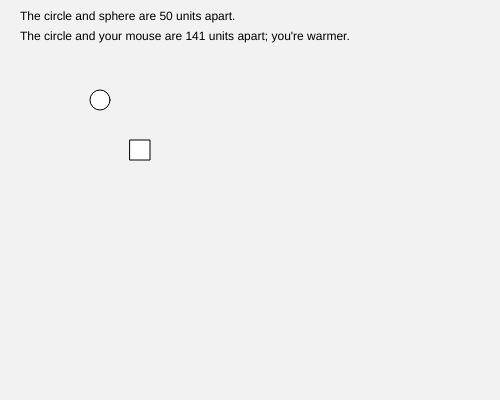
Frame 1 (no input)
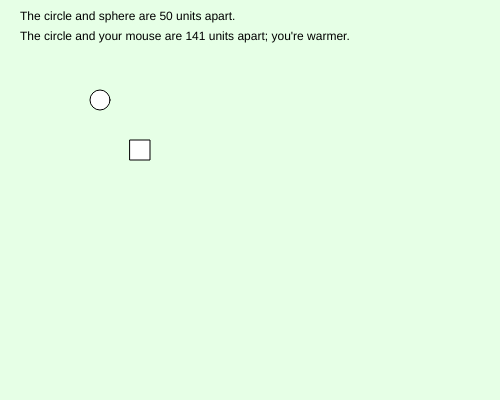
Frame 60 (no input)
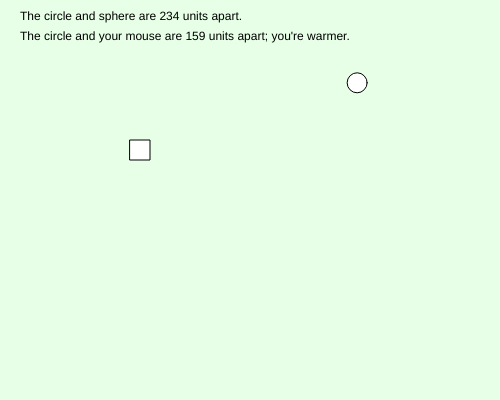
Frame 120 (the mouse pressed at the canvas centre since frame 60)

The p5.js sketch that drew these frames (run headless with seeded random() and noise() and a simulated clock; from frame 60 on, the mouse is pressed at the canvas centre):

// p5.js sketch
// ── sketch.js
let backgroundColor, spherePosition, rectPosition;

function setup() {
  // Canvas & color settings
  createCanvas(500, 400);
  colorMode(HSB, 360, 100, 100);
  backgroundColor = 95;
  // This variable contains a JSON object
  spherePosition = {
    x: 100,
    y: 100,
  };
  rectPosition = {
    x: 130,
    y: 140,
  };
}

function draw() {
  background(backgroundColor);
  ellipse(spherePosition.x, spherePosition.y, 20, 20);
  rect(rectPosition.x, rectPosition.y, 20, 20);
  // line(spherePosition.x, spherePosition.y, rectPosition.x, rectPosition.y)

  let distance1 = computeDistance(spherePosition, rectPosition);
  text(`The circle and sphere are ${round(distance1)} units apart.`, 20, 20);

  let mousePosition = {
    x: mouseX,
    y: mouseY,
  };
  let distance2 = computeDistance(spherePosition, mousePosition);
  let distanceDescription = computeCategoryOfDistance(
    spherePosition,
    mousePosition
  );
  text(
    `The circle and your mouse are ${round(
      distance2
    )} units apart; you're ${distanceDescription}.`,
    20,
    40
  );
}

function computeDistance(point1, point2) {
  let deltaX = point1.x - point2.x;
  let deltaY = point1.y - point2.y;
  let distance = sqrt(deltaX ** 2 + deltaY ** 2);
  return distance; // returns a number
}

function computeCategoryOfDistance(point1, point2) {
  let distance = computeDistance(point1, point2);
  if (distance > 200) {
    backgroundColor = color(240, 10, 100);
    return "cold";
  } else if (distance > 50) {
    backgroundColor = color(120, 10, 100);
    return "warmer";
  } else {
    backgroundColor = color(0, 10, 100);
    return "red hot";
  }
}

function mousePressed() {
  spherePosition.x = random(width);
  spherePosition.y = random(height);
}
